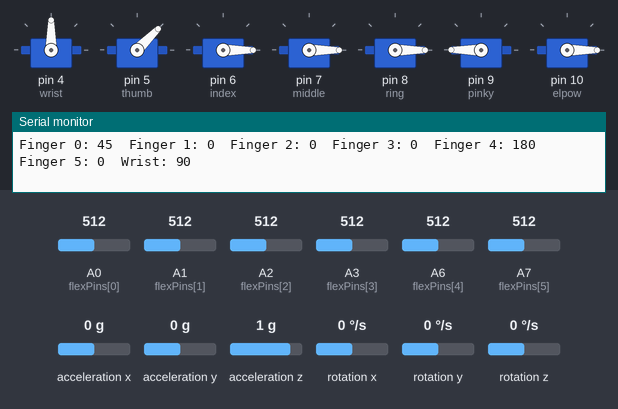
A sketch run on a simulated Arduino Nano, built with avr-gcc and run on an emulated ATmega328P. Parts: 7 × servo, the last lines printed to the serial monitor. Inputs (shaded band) come from the test bench; at power-on: acceleration x 0 g, A0 (flexPins[0]) = 512, A2 (flexPins[2]) = 512, A1 (flexPins[1]) = 512, A3 (flexPins[3]) = 512, A6 (flexPins[4]) = 512, A7 (flexPins[5]) = 512, acceleration y 0 g, acceleration z 1 g, rotation x 0 °/s, rotation y 0 °/s, rotation z 0 °/s.

Above: at 1.2 s.
1.3 s: acceleration x set to -1.4 g
At 2.1 s:
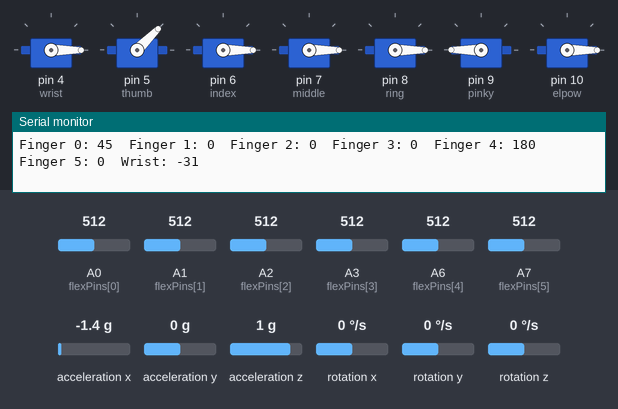
2.9 s: A0 (flexPins[0]) set to 306
At 4.2 s:
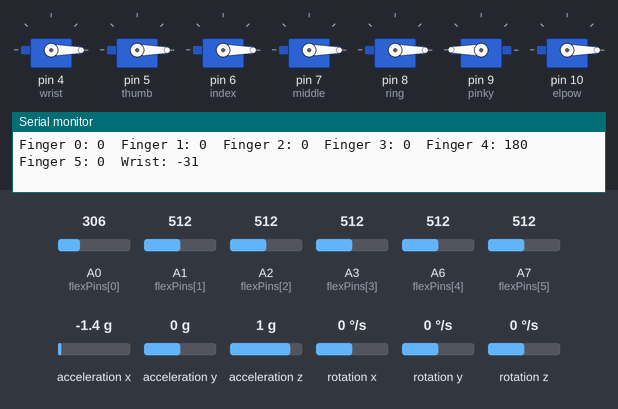
4.5 s: A2 (flexPins[2]) set to 716
At 5.8 s:
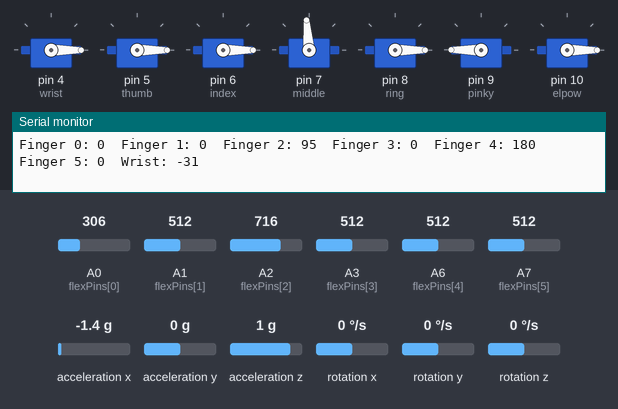
6.1 s: A1 (flexPins[1]) set to 306
At 7.3 s:
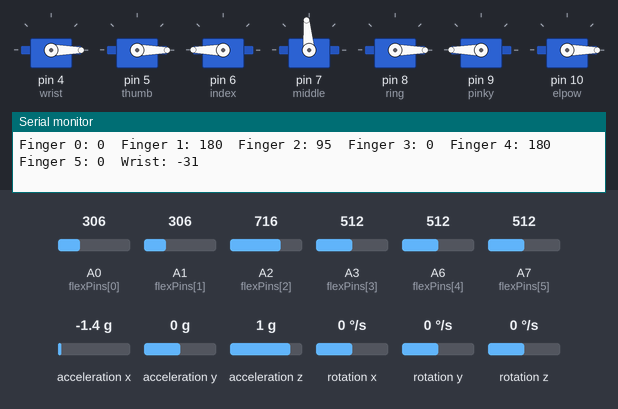
7.6 s: A3 (flexPins[3]) set to 306
At 8.3 s:
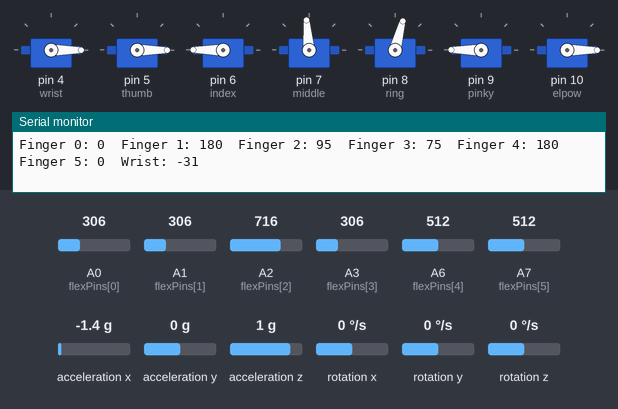
9.1 s: A2 (flexPins[2]) set to 992
At 9.8 s:
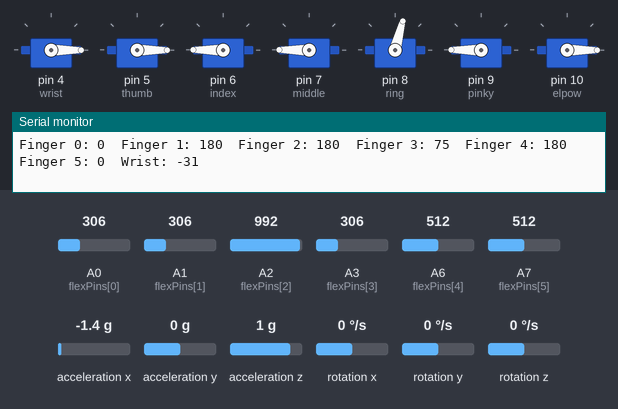
Timing chart, 0 to 11.7 s (numbered marks = the images above; inputs shaded):
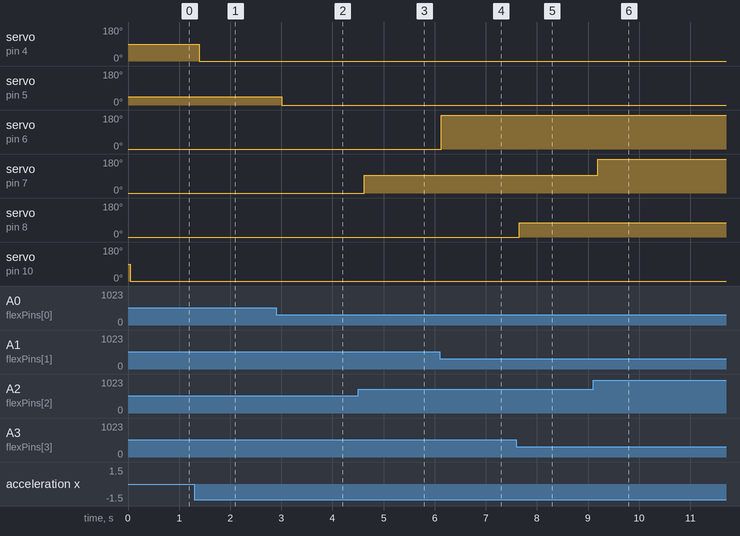

The sketch:

Main_Project_Code.ino
```cpp
/*
 * Build flex glove first, then run Flex_Glove_Calibration.ino.
 * Copy output into line 22,23
 *
 * Wiring Convention:
 * Finger  | Lilypad Pin
 * Thumb   | D5
 * Index   | D6
 * Middle  | D7
 * Ring    | D8
 * Pinky   | D9
 * elpow   | D10
 */

#include <Wire.h>
#include <I2Cdev.h>
#include <MPU6050.h>
#include <Servo.h>

Servo thumb, index, middle, ring, pinky, elpow, wrist;

MPU6050 mpu;  // for gyroscope

int16_t ax, ay, az;
int16_t gx, gy, gz;

int angles[6];  // array for storing servo angles
int val;
const int flexPins[] = {A0, A1, A2, A3, A6, A7};  // order of finger connections from thumb to pinky

// Calibrated flex sensor ranges for each finger (from Flex_Glove_Calibration.ino output)
const int flexsensorRange[2][6] = {
  {440, 358, 605, 230, 0, 15},  // Minimum calibrated values
  {726, 465, 814, 360, 13, 24}  // Maximum calibrated values
};

void setup() {
  Serial.begin(9600);
  Serial.println("Initialize MPU");
  mpu.initialize();

  if (!mpu.testConnection()) {
    Serial.println("MPU6050 connection failed!");
    while (1);
  }

  // Attach servos to pins
  wrist.attach(4);
  thumb.attach(5);
  index.attach(6);
  middle.attach(7);
  ring.attach(8);
  pinky.attach(9);
  elpow.attach(10);
}

void loop() {
  for (int i = 0; i < 6; i++) {  // Repeat process for each of the 5 fingers and elpow
    val = analogRead(flexPins[i]);  // Read the position of the finger

    // Map flex sensor value to servo angle
    if (i % 2 == 0) {
      angles[i] = map(val, flexsensorRange[0][i], flexsensorRange[1][i], 0, 180);  // Standard mapping
    } else {
      angles[i] = map(val, flexsensorRange[0][i], flexsensorRange[1][i], 180, 0);  // Reverse mapping for some fingers
    }

    angles[i] = constrain(angles[i], 0, 180);  // Constrain angles to valid range

    Serial.print("Finger ");
    Serial.print(i);
    Serial.print(": ");
    Serial.print(angles[i]);
    Serial.print('\t');

    // Move servos to set angle
    switch (i) {
      case 0: thumb.write(angles[i]); break;
      case 1: index.write(angles[i]); break;
      case 2: middle.write(angles[i]); break;
      case 3: ring.write(angles[i]); break;
      case 4: pinky.write(angles[i]); break;
      case 5: elpow.write(angles[i]); break;
    }
  }

  // Read gyroscope data
  mpu.getMotion6(&ax, &ay, &az, &gx, &gy, &gz);

  ax = map(ax, -17000, 17000, -1500, 1500);
  int GY = map(ax, -1500, 1500, 0, 180);
  wrist.write(GY);

  Serial.print("Wrist: ");
  Serial.println(GY);
  Serial.println();
  delay(100);
}
```

Measured:
- after the input at 1.3 s, servo on pin 4 (wrist): 90° → 0° after 0.10 s
- after the input at 2.9 s, servo on pin 5 (thumb): 45° → 0° after 0.11 s
- after the input at 4.5 s, servo on pin 7 (middle): 0° → 95° after 0.12 s
- after the input at 6.1 s, servo on pin 6 (index): 0° → 180° at once
- after the input at 7.6 s, servo on pin 8 (ring): 0° → 75° after 0.05 s
- after the input at 9.1 s, servo on pin 7 (middle): 95° → 180° after 0.09 s
